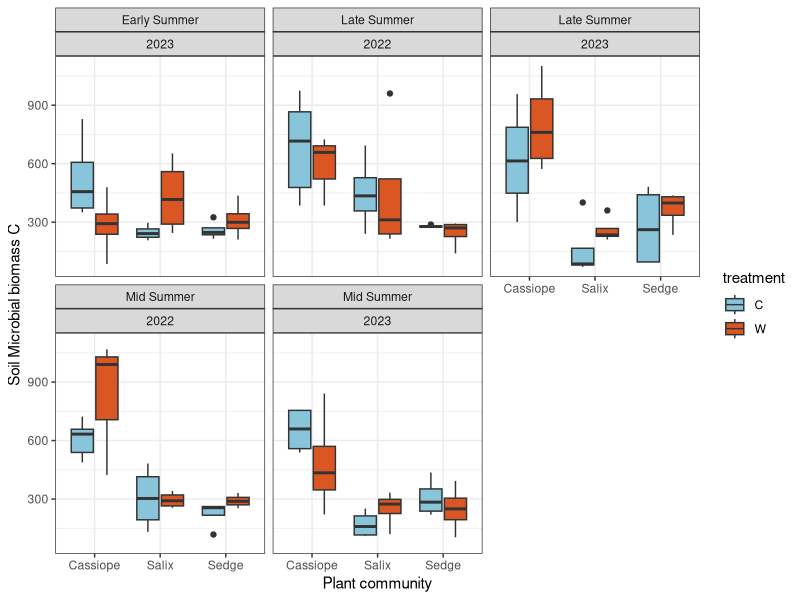
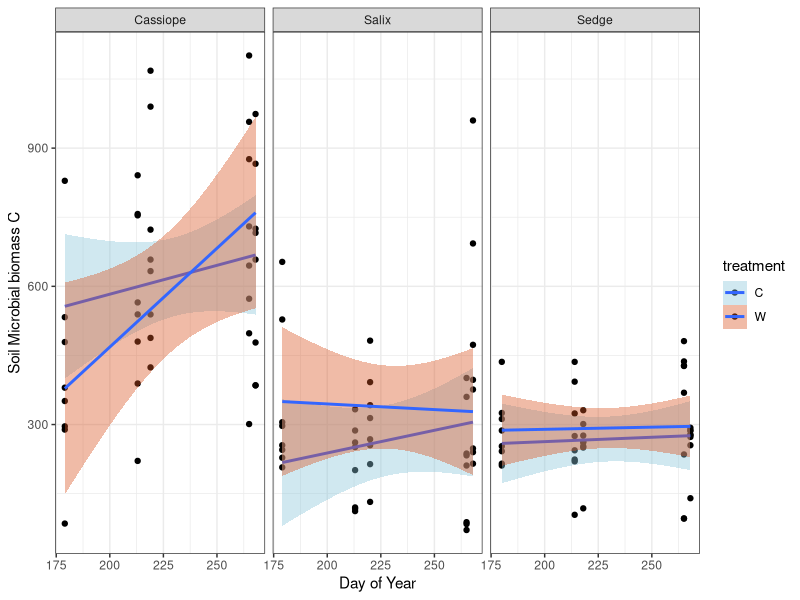
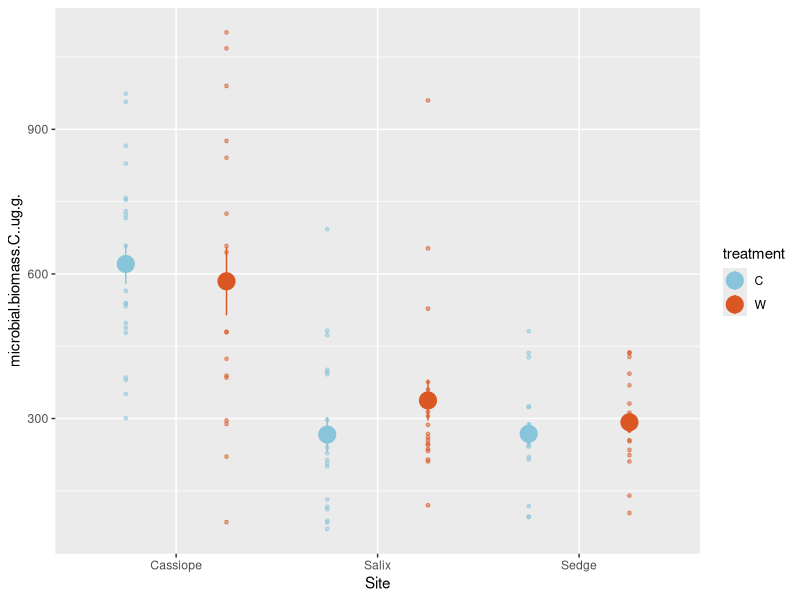
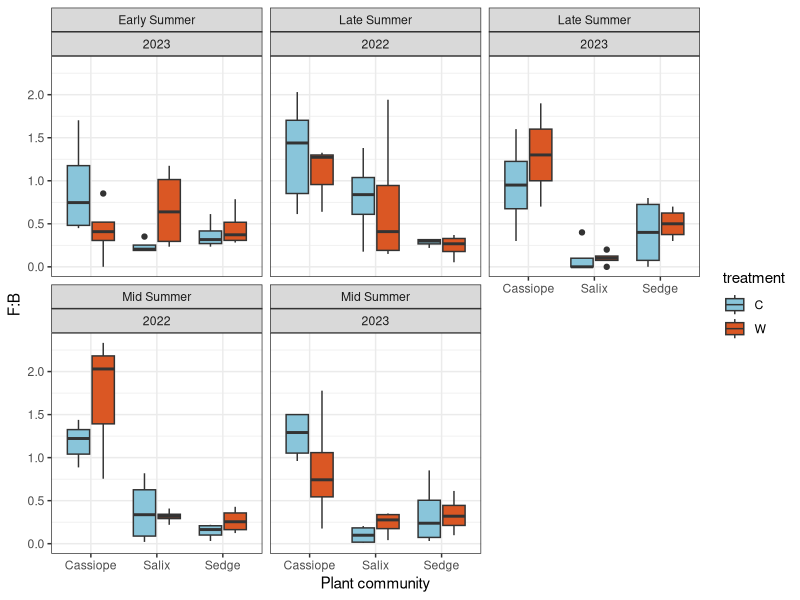
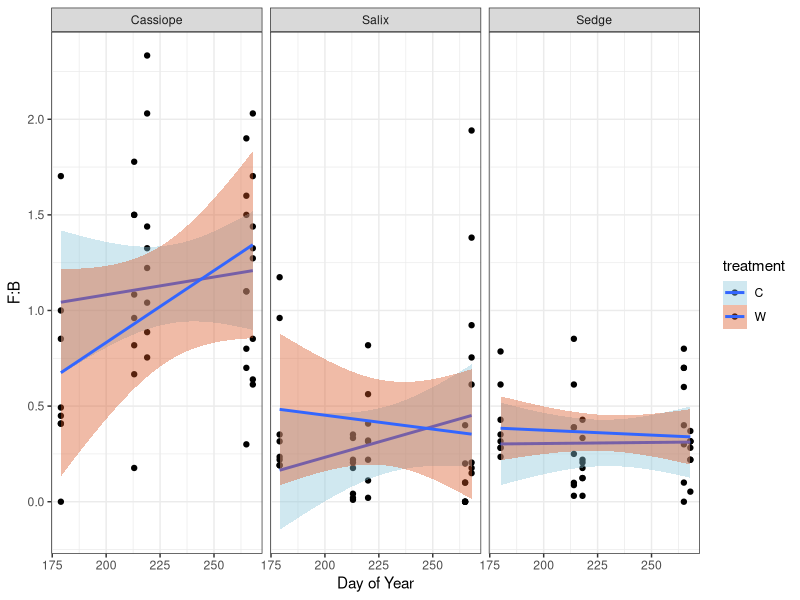
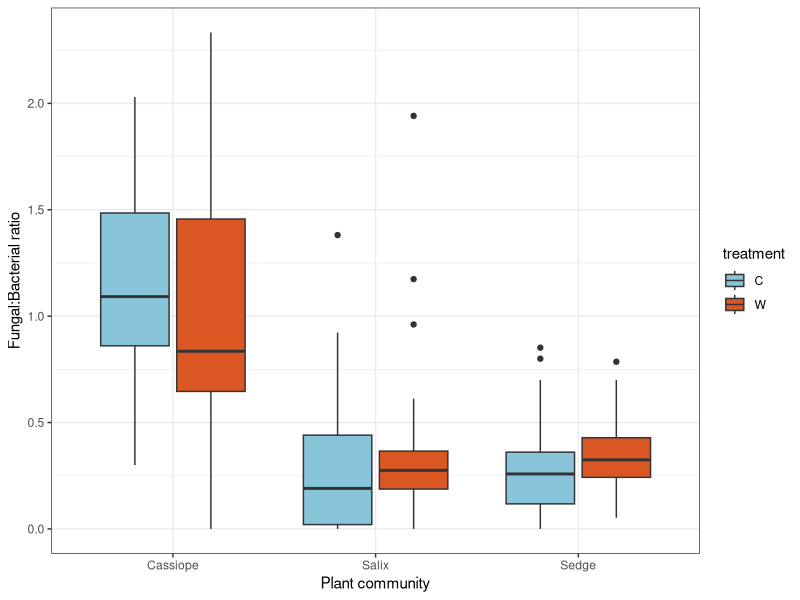
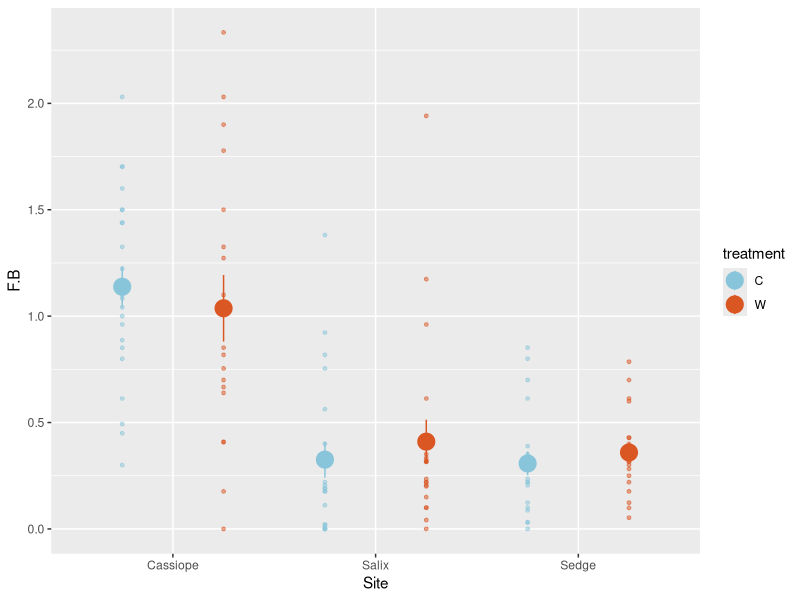
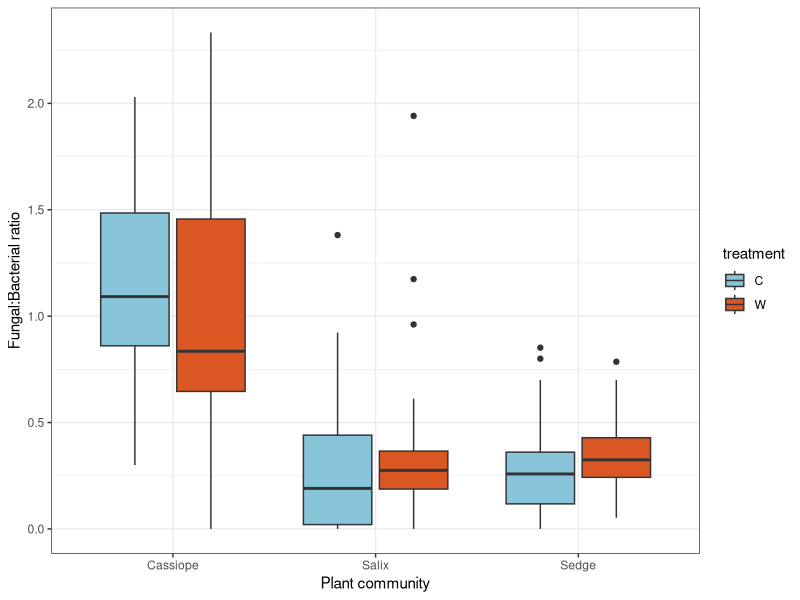

Recreate these plots in R, in order. (Note: this script raises an error after producing the figures.)
library(ggplot2)
library(tidyr)
library(dplyr)
library(tidyverse)
library(lubridate)
library(lme4)
library(lmerTest)

dat<-read.csv("Microbiometer_Data_complete.csv")
dat<-rename(dat, treatment=treatment..W.C.)
str(dat)

#make pre/post flood 
dat$plot<-as.numeric(dat$Plot)
unique(dat$Date)

dat$year <- lubridate::year(dat$Date)
dat$doy <- lubridate::yday(dat$Date)


#S1= first sampling S2= second sampling
dat<-group_by(dat, year)%>%
  mutate(., Season=case_when(doy<200 ~ "Early Summer",
                             doy>240 ~ "Late Summer",
                             TRUE ~"Mid Summer"))

  #mutate(dat, doy=yday(Date))%>%
 # mutate(time=if_else(doy<250, "S1", "S2"))%>%
  #      mutate(., flood=case_when(plot<7 ~"flood",
   #                            TRUE~ "no flood"))

#dat<-mutate(dat, time=fct_relevel(time, "pre", "post"))

#Mic biomass by treatment 
            ggplot(dat, aes(x=Site, y=microbial.biomass.C..ug.g., fill=treatment))+
              geom_boxplot(aes(fill=treatment))+
             ylab("Soil Microbial biomass C")+ theme_bw() + xlab("Plant community") +
            scale_fill_manual(values=c( "#89C5DA", "#DA5724")) +
              facet_wrap(~Season + year)
            
            ggplot(dat, aes(x=doy, y=microbial.biomass.C..ug.g., fill=treatment))+
              geom_point(aes(fill=treatment))+
              geom_smooth(method="lm")+
              facet_wrap(~Site)+
              ylab("Soil Microbial biomass C")+ theme_bw() + xlab("Day of Year") +
              scale_fill_manual(values=c( "#89C5DA", "#DA5724")) #+
              #facet_wrap(~Season + year)
            
            ggplot(dat, aes(x=Site, y=microbial.biomass.C..ug.g.))+
              geom_jitter(mapping = aes(x=Site, y=microbial.biomass.C..ug.g., colour=treatment), 
                          size=1, alpha=0.5, position=position_dodge(width=1))+
              geom_pointrange(mapping = aes(x=Site, y=microbial.biomass.C..ug.g., colour=treatment),
                              stat = "summary", position=position_dodge(width=1), size=1.2)+
              scale_color_manual(values=c( "#89C5DA", "#DA5724")) 
            
#F:B by treatment             
            ggplot(dat, aes(x=Site, y=F.B, fill=treatment))+
              geom_boxplot(aes(fill=treatment))+
              ylab("F:B")+ theme_bw() + xlab("Plant community") +
              scale_fill_manual(values=c( "#89C5DA", "#DA5724")) +
              facet_wrap(~Season + year)
            
            ggplot(dat, aes(x=doy, y=F.B, fill=treatment))+
              geom_point(aes(fill=treatment))+
              geom_smooth(method="lm")+
              facet_wrap(~Site)+
              ylab("F:B")+ theme_bw() + xlab("Day of Year") +
              scale_fill_manual(values=c( "#89C5DA", "#DA5724")) #+
            #facet_wrap(~Season + year)
            
             ggplot(dat, aes(x=Site, y=F.B, fill=treatment))+
            geom_boxplot(aes(fill=treatment))+
              ylab("Fungal:Bacterial ratio")+ theme_bw() + xlab("Plant community")+
              scale_fill_manual(values=c( "#89C5DA", "#DA5724")) 
            
            ggplot(dat, aes(x=Site, y=F.B))+
            geom_jitter(mapping = aes(x=Site, y=F.B, colour=treatment), 
                        size=1, alpha=0.5, position=position_dodge(width=1))+
              geom_pointrange(mapping = aes(x=Site, y=F.B, colour=treatment),
                              stat = "summary", position=position_dodge(width=1), size=1.2)+
              scale_color_manual(values=c( "#89C5DA", "#DA5724")) 
            

    ggplot(dat, aes(x=Site, y=F.B, fill=treatment))+
              geom_boxplot(aes(fill=treatment))+
              ylab("Fungal:Bacterial ratio")+ theme_bw() + xlab("Plant community")+
              scale_fill_manual(values=c( "#89C5DA", "#DA5724")) 

#plots for BC PARF talk 
#first trip vs. second trip by treatment     
#MBC
ggplot(dat, aes(x=time, y=microbial.biomass.C..ug.g., fill=treatment))+
      geom_boxplot(aes(fill=treatment))+
      ylab("Soil Microbial biomass C")+ theme_bw() + xlab("Plant community")+
      scale_fill_manual(values=c( "#89C5DA", "#DA5724")) +
      facet_wrap(~Site)
#F:B
ggplot(dat, aes(x=time, y= F.B, fill=treatment))+
  geom_boxplot(aes(fill=treatment))+
  ylab("Fungi:Bacteria")+ theme_bw() + xlab("Plant community")+
  scale_fill_manual(values=c( "#89C5DA", "#DA5724")) +
  facet_wrap(~Site)

#during vs. post flood 
#Subset for flooded plots 
#MBC
ggplot(subset(dat,Site=="Salix"&flood!="no flood"), aes(x=flood, y=microbial.biomass.C..ug.g., fill=treatment))+
  geom_boxplot(aes(fill=treatment))+
  ylab("Soil Microbial biomass C")+ theme_bw() + xlab("Plant community")+
  scale_fill_manual(values=c( "#89C5DA", "#DA5724")) +
  facet_wrap(~time)

#F:B
ggplot(subset(dat,Site=="Salix"&flood!="no flood"), aes(x=flood, y=F.B, fill=treatment))+
  geom_boxplot(aes(fill=treatment))+
  ylab("Fungi:Bacteria")+ theme_bw() + xlab("Plant community")+
  scale_fill_manual(values=c( "#89C5DA", "#DA5724")) +
  facet_wrap(~time)

# ANOVAs
Model1 <- aov(data = dat, formula = microbial.biomass.C..ug.g. ~ treatment*Season*Site)
summary(Model1)
TukeyHSD(Model1)

#look at cass only
Modelcass <- aov(data = subset(dat, Site=="Cassiope"), 
                 formula = microbial.biomass.C..ug.g. ~ treatment*Season*as.factor(year))
summary(Modelcass)
TukeyHSD(Modelcass)

# F:B
ModelFB <- aov(data = dat, formula = F.B ~ treatment*Season*Site)
summary(ModelFB)                 
